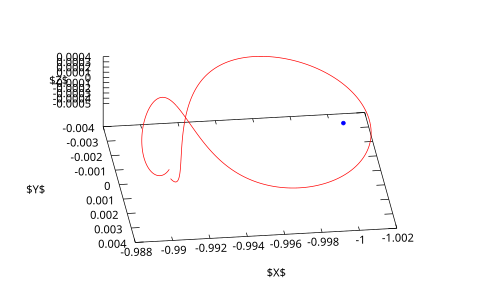

Recreate this plot in gnuplot.
load "plotdefs.plt"

#set term post eps color
#set term pdf
#set out "pseudo_orbit_refined.pdf" 

set xlabel '$X$'
set ylabel '$Y$'
set zlabel '$Z$'

#
# reset linetypes to base dash patterns
#
set for [i=1:5] linetype i dt i

set style line 1 lt 1 lw 1 linecolor rgb "green"
set style line 2 lt 1 lw 1 linecolor rgb "blue"
set style line 3 lt 1 lw 1 linecolor rgb "red"

set object 1 circle at -1,0 size 0.0001 front fc rgb "blue" fs solid

set view 31,173

splot [:] [:] [:] \
"pseudo1_1.res" u 2:4:6 w l ls 3 not, \
"pseudo1_2.res" u 2:4:6 w l ls 3 not, \
"pseudo1_3.res" u 2:4:6 w l ls 3 not, \
"pseudo1_4.res" u 2:4:6 w l ls 3 not
#$Mydata1 w p ls SM1 not

#pause -1

SEGMENTS_SM1="14 11 9 6 4"
replot for [i in SEGMENTS_SM1] \
"pseudo".i."_1.res" u 2:4:6 w l ls 2 not
replot for [i in SEGMENTS_SM1] \
"pseudo".i."_2.res" u 2:4:6 w l ls 2 not
replot for [i in SEGMENTS_SM1] \
"pseudo".i."_3.res" u 2:4:6 w l ls 2 not
replot for [i in SEGMENTS_SM1] \
"pseudo".i."_4.res" u 2:4:6 w l ls 2 not

SEGMENTS_SM2="16 15 13 12 10 8 7 5 3 2"
replot for [i in SEGMENTS_SM2] \
"pseudo".i."_1.res" u 2:4:6 w l ls 3 not
replot for [i in SEGMENTS_SM2] \
"pseudo".i."_2.res" u 2:4:6 w l ls 3 not
replot for [i in SEGMENTS_SM2] \
"pseudo".i."_3.res" u 2:4:6 w l ls 3 not
replot for [i in SEGMENTS_SM2] \
"pseudo".i."_4.res" u 2:4:6 w l ls 3 not

unset out
unset term
